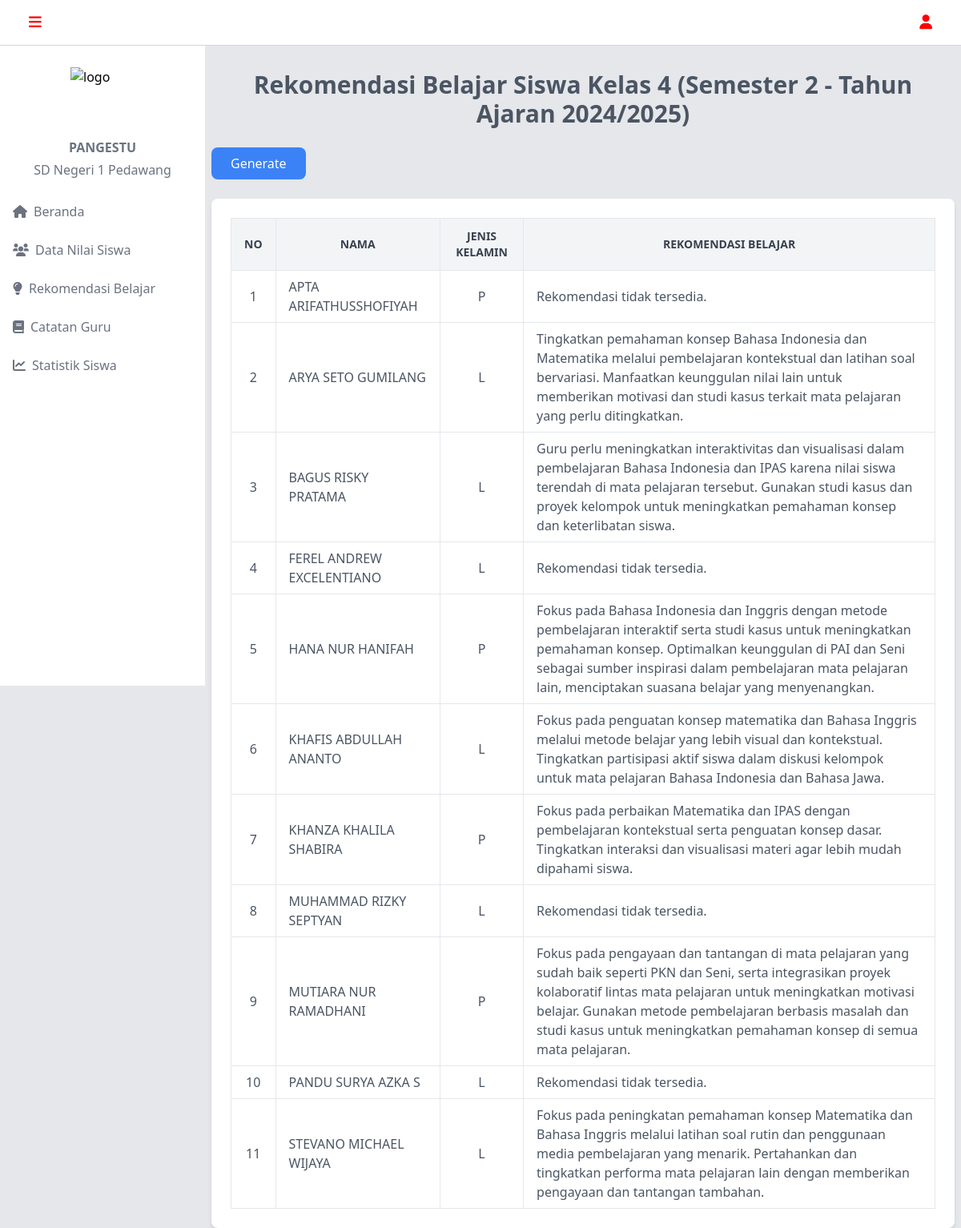
Screenshot of /app/layout/guru/rekomendasi.php (signed in) with the database file from the repository.
### tables this page shows
CREATE TABLE `user` (
  `id_user` int NOT NULL,
  `email` varchar(100) NOT NULL,
  `password` varchar(255) NOT NULL,
  `nama` varchar(100) NOT NULL,
  `role` enum('Admin','Guru') NOT NULL,
  `last_activity` timestamp NULL DEFAULT CURRENT_TIMESTAMP ON UPDATE CURRENT_TIMESTAMP,
  `class` enum('1','2','3','4','5','6') DEFAULT NULL
);

CREATE TABLE `tahun_ajaran` (
  `id` int NOT NULL,
  `tahun` varchar(9) NOT NULL,
  `semester` enum('1','2') NOT NULL,
  `status` enum('aktif','nonaktif') NOT NULL DEFAULT 'nonaktif'
);

CREATE TABLE `siswa` (
  `id` int NOT NULL,
  `nama` varchar(100) NOT NULL,
  `jenis_kelamin` enum('L','P') NOT NULL,
  `kelas` enum('1','2','3','4','5','6') NOT NULL
);

### app/layout/guru/rekomendasi.php (the view, shortened to what this page needs)
<?php
include '../../config/config-db.php';
$guru_id = $_SESSION['id_user'];
$queryKelas = $conn->prepare("SELECT class FROM user WHERE id_user = ?");
$queryKelas->bind_param("i", $guru_id);
$queryKelas->execute();
$queryKelas->bind_result($class);
$queryTahunAktif = $conn->query("SELECT id AS tahun_id, tahun, semester
                                FROM tahun_ajaran
                                WHERE status = 'aktif'
                                ORDER BY id DESC
                                LIMIT 1");
$tahunAktif = $queryTahunAktif->fetch_assoc();
$tahun_ajaran_id = $tahunAktif['tahun_id'] ?? null;
$semester = $tahunAktif['semester'] ?? null;
$query = $conn->prepare("SELECT s.id AS siswa_id, s.nama, s.jenis_kelamin,
           n.b_indonesia, n.b_jawa, n.pjok, n.ipas, n.matematika,
           n.pai, n.b_inggris, n.pkn, n.seni
    FROM siswa s
    LEFT JOIN nilai n ON s.id = n.siswa_id
        AND n.semester = ?
        AND n.tahun_ajaran_id = ?
    WHERE s.kelas = ?");
$query->bind_param("iii", $semester, $tahun_ajaran_id, $class);
$query->execute();
$result = $query->get_result();
$siswaData = [];
while ($row = $result->fetch_assoc()) {
    $siswaData[] = $row;
}
$folderPath = 'json_rekomendasi/';
$file = $folderPath . "rekomendasi_kelas_{$class}.json";
if (file_exists($file)) {
    $rekomendasiSiswa = json_decode(file_get_contents($file), true);
} else {
    $rekomendasiSiswa = [];
}
include '../header.php';
?>
<body class="bg-gray-200 pt-20">
    <div class="lg:ml-64 lg:pl-2 lg:w-75% mt-2 mx-2 content">
        <h2 class="text-3xl font-bold text-gray-600 mb-6 text-center">
            Rekomendasi Belajar Siswa Kelas <?php echo htmlspecialchars($class); ?>
            (Semester <?php echo $semester; ?> - Tahun Ajaran <?php echo $tahunAktif['tahun']; ?>)
        </h2>
        <form method="POST" id="generateForm" class="flex flex-col md:flex-row items-center gap-4 mb-6">
            <button type="submit" class="bg-blue-500 text-white py-2 px-6 rounded-lg">Generate</button>
        </form>
        <div class="bg-white rounded-lg p-6 shadow-md overflow-x-auto">
            <table class="table-auto w-full border border-gray-300 text-sm md:text-base">
                <thead class="bg-gray-100">
                    <tr class="text-gray-700 text-xs md:text-sm uppercase">
                        <th class="px-4 py-3 border">No</th>
                        <th class="px-4 py-3 border">Nama</th>
                        <th class="px-4 py-3 border">Jenis Kelamin</th>
                        <th class="px-4 py-3 border">Rekomendasi Belajar</th>
                    </tr>
                </thead>
                <tbody class="text-gray-600">
                    <?php if (!empty($siswaData)): ?>
                        <?php
                        $no = 1;
                        foreach ($siswaData as $siswa) {
                            $rekomendasi = $rekomendasiSiswa[$siswa['siswa_id']] ?? "Rekomendasi tidak tersedia.";
                            echo "<tr>
                                    <td class='border px-4 py-2 text-center'>{$no}</td>
                                    <td class='border px-4 py-2'>" . htmlspecialchars($siswa['nama']) . "</td>
                                    <td class='border px-4 py-2 text-center'>" . htmlspecialchars($siswa['jenis_kelamin']) . "</td>
                                    <td class='border px-4 py-2'>" . nl2br(htmlspecialchars($rekomendasi)) . "</td>
                                </tr>";
                            $no++;
                        }
                        ?>
                    <?php endif; ?>
                </tbody>
            </table>
        </div>
    </div>
</body>
<?php include '../footer.php'; ?>

### rows the page displays
user: class "4", class "Rekomendasi tidak tersedia.", class "Tingkatkan pemahaman konsep Bahasa Indonesia dan Matematika melalui pembelajaran kontekstual dan latihan soal bervariasi. Manfaatkan keunggulan nilai lain untuk memberikan motivasi dan studi kasus terkait mata pelajaran yang perlu ditingkatkan.", class "Guru perlu meningkatkan interaktivitas dan visualisasi dalam pembelajaran Bahasa Indonesia dan IPAS karena nilai siswa terendah di mata pelajaran tersebut. Gunakan studi kasus dan proyek kelompok untuk meningkatkan pemahaman konsep dan keterlibatan siswa.", class "Fokus pada Bahasa Indonesia dan Inggris dengan metode pembelajaran interaktif serta studi kasus untuk meningkatkan pemahaman konsep. Optimalkan keunggulan di PAI dan Seni sebagai sumber inspirasi dalam pembelajaran mata pelajaran lain, menciptakan suasana belajar yang menyenangkan.", class "Fokus pada penguatan konsep matematika dan Bahasa Inggris melalui metode belajar yang lebih visual dan kontekstual. Tingkatkan partisipasi aktif siswa dalam diskusi kelompok untuk mata pelajaran Bahasa Indonesia dan Bahasa Jawa.", class "Fokus pada perbaikan Matematika dan IPAS dengan pembelajaran kontekstual serta penguatan konsep dasar. Tingkatkan interaksi dan visualisasi materi agar lebih mudah dipahami siswa.", class "Fokus pada pengayaan dan tantangan di mata pelajaran yang sudah baik seperti PKN dan Seni, serta integrasikan proyek kolaboratif lintas mata pelajaran untuk meningkatkan motivasi belajar. Gunakan metode pembelajaran berbasis masalah dan studi kasus untuk meningkatkan pemahaman konsep di semua mata pelajaran.", class "Fokus pada peningkatan pemahaman konsep Matematika dan Bahasa Inggris melalui latihan soal rutin dan penggunaan media pembelajaran yang menarik. Pertahankan dan tingkatkan performa mata pelajaran lain dengan memberikan pengayaan dan tantangan tambahan."
tahun_ajaran: semester "2", tahun "2024/2025"
siswa: nama "APTA ARIFATHUSSHOFIYAH", jenis_kelamin "P"
siswa: nama "ARYA SETO GUMILANG", jenis_kelamin "L"
siswa: nama "BAGUS RISKY PRATAMA", jenis_kelamin "L"
siswa: nama "FEREL ANDREW EXCELENTIANO", jenis_kelamin "L"
siswa: nama "HANA NUR HANIFAH", jenis_kelamin "P"
siswa: nama "KHAFIS ABDULLAH ANANTO", jenis_kelamin "L"
siswa: nama "KHANZA KHALILA SHABIRA", jenis_kelamin "P"
siswa: nama "MUHAMMAD RIZKY SEPTYAN", jenis_kelamin "L"
siswa: nama "MUTIARA NUR RAMADHANI", jenis_kelamin "P"
siswa: nama "PANDU SURYA AZKA S", jenis_kelamin "L"
siswa: nama "STEVANO MICHAEL WIJAYA", jenis_kelamin "L"
